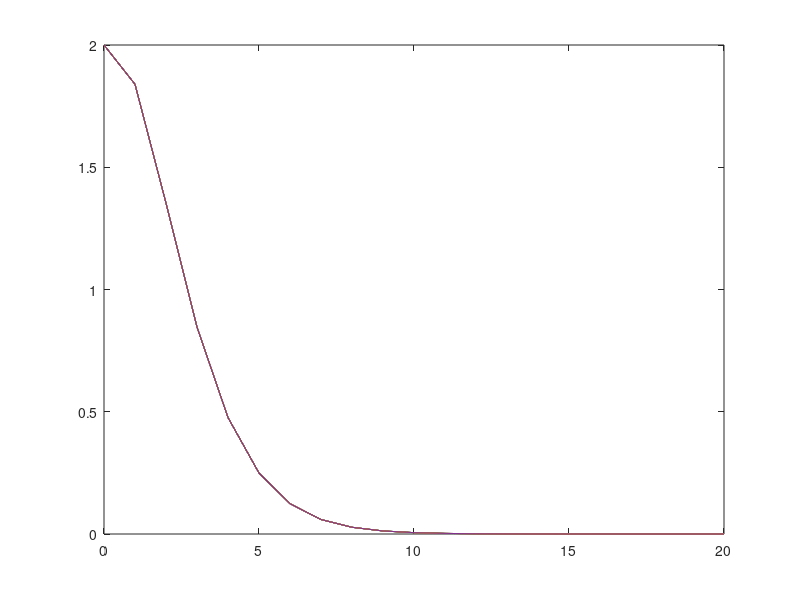

Write MATLAB code to recreate this figure.
clear all;  % Clear all variables
clc;        % Clear the command window

% 1. Create the anonymous function

% An anonymous function is:
% - not stored in a program file (no file name = ”anonymous”);
% - identified by a variable whose data type = ”function handle”;
% - accepting multiple inputs but returning ONE output;
% - allowed to contain only a SINGLE executable statement;
% - inheriting from the current scope any variable
% not in the argument list.
funct = @(x,c) exp(-x) * (x .^ 2+ 2 * x + 2) - c; % funct(x,c) has 2 variables
c=0;
func = @(x) funct(x,c); % func(x) has 1 variable when c is fixed

% 1. Plot the function
for i = 1:21
    x(i) = i - 1;
    y(i) = func(x(i));
end
plot(x,y);      % plot the function

%2. Visualize the function for different c
c = [-1, 0, 1, 1E-6, 0.1, 0.5, 1, 1.99, 2, 2.01, 3]
for k = c
    for i = 1:21
        x(i) = i - 1;
        y(i) = func(x(i));
    end
    plot(x,y);      % plot the function
    hold on;
end
hold off;

% % X. Find the root of the function

% % The function fzero finds a zero of a function.
% % The function fzero requires two inputs:
% % - the function handle of the function to be solved;
% % - an initial guess for the solution.
% % The function fzero returns one output:
% % - the solution of the function.

% x0 = 1; % initial guess
% x = fzero(func,x0); % x is the solution of the function

% % X. Plot the function and the root

% hold on; % hold the current plot
% plot(x,func(x),'ro'); % plot the root
% hold off; % release the current plot

% % X. Find the root of the function for different values of c

% % The function fzero finds a zero of a function.
% % The function fzero requires two inputs:
% % - the function handle of the function to be solved;
% % - an initial guess for the solution.
% % The function fzero returns one output:
% % - the solution of the function.

% c = 0:0.5:5; % c is a vector of 11 points

% for i=1:length(c)
%     func = @(x) funct(x,c(i)); % func(x) has 1 variable when c is fixed
%     x0 = 1; % initial guess
%     x = fzero(func,x0); % x is the solution of the function
%     hold on; % hold the current plot
%     plot(x,func(x),'ro'); % plot the root
%     hold off; % release the current plot
% end